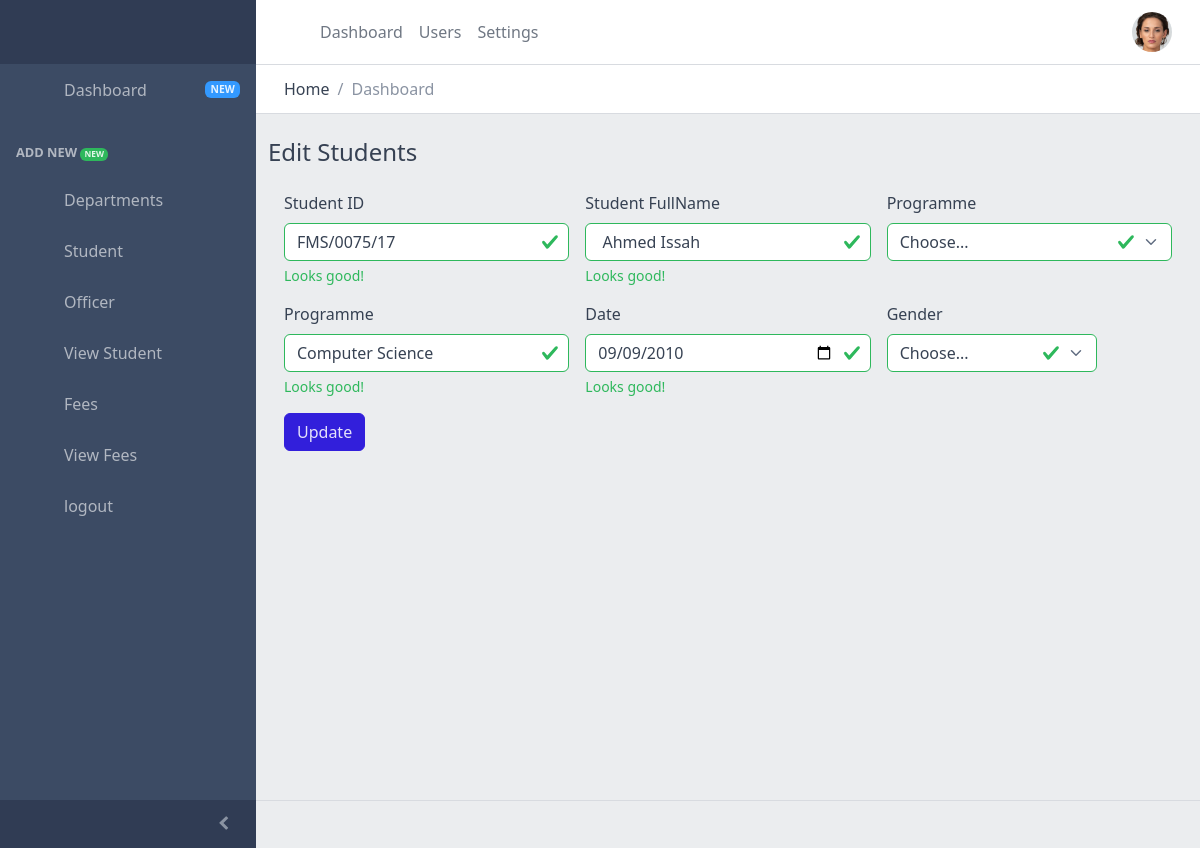
The page /edit-student.php?id=4 (signed in) on the database its author committed.
### tables this page shows
CREATE TABLE `students` (
  `id` int(11) NOT NULL,
  `studentid` varchar(255) NOT NULL,
  `studentfullname` varchar(255) NOT NULL,
  `studentdepartment` varchar(255) NOT NULL,
  `studentprogramme` varchar(255) NOT NULL,
  `date` varchar(255) NOT NULL,
  `gender` varchar(255) NOT NULL,
  `password` varchar(255) NOT NULL,
  `studentclearancestatus` varchar(11) NOT NULL,
  `profilepic` varchar(255) NOT NULL,
  `computerlab` int(11) NOT NULL,
  `accountant` int(11) NOT NULL,
  `librarian` int(11) NOT NULL,
  `sportscoach` int(11) NOT NULL,
  `laboratory` int(11) NOT NULL,
  `deanincharge` int(11) NOT NULL,
  `halltutor` int(11) NOT NULL,
  `status` int(11) NOT NULL
);

### edit-student.php (the view, shortened to what this page needs)
<?php
    require_once("./auxiliaries.php");
    $id = $_GET['id'];
    $sqlSelectforEdit = "SELECT * FROM students WHERE id='$id'";
    $statement = $conn->prepare($sqlSelectforEdit);
    $results = $statement->execute();
    $columns = $statement->fetchAll();
    if($results){
        foreach($columns as $row){
            $studentid = $row['studentid'];
            $studentfullname = $row['studentfullname'];
            $studentdepartment = $row['studentdepartment'];
            $studentprogramme = $row['studentprogramme'];
            $date = $row['date'];
            $gender = $row['gender'];
        }
    } else{
        $_SESSION['message'] = "All Fields are required!!";
        $_SESSION['alert'] = "alert alert-danger";
    }
;?>
<?php require_once("./includes/head-ui.php");?>
  <body>
<?php require_once("./includes/side-bar-ui.php");?>
    <?php require_once("./includes/header-ui.php");?>
     <div class="container">
        <h4>Edit Students</h4>
        <div class="tab-content rounded-bottom">
                      <div class="tab-pane p-3 active preview" role="tabpanel" id="preview-1054">
                        <form action="" method="POST" class="row g-3">
                          <div class="col-md-4">
                            <label class="form-label" for="validationServer01">Student ID</label>
                            <input name="studentid" value="<?= $studentid;?>" class="form-control is-valid" id="validationServer01" type="text" placeholder="Enter Department here" required="">
                            <div class="valid-feedback">Looks good!</div>
                          </div>
                          <div class="col-md-4">
                            <label class="form-label" for="validationServer01">Student FullName</label>
                            <input name="studentfullname" value="<?= $studentfullname;?>"class="form-control is-valid" id="validationServer01" type="text" placeholder="Enter Department here" required="">
                            <div class="valid-feedback">Looks good!</div>
                          </div>
                          <div class="col-md-4">
                            <label class="form-label" for="validationServer04">Programme</label>
                            <select name="studentdepartment" value="<?= $studentdepartment;?>" class="form-select is-valid" id="validationServer04" aria-describedby="validationServer04Feedback" required="">
                            <option selected='' disabled='' value=''>Choose...</option>
                             </select>
                          </div>
                          <div class="col-md-4">
                            <label class="form-label" for="validationServer01">Programme</label>
                            <input name="studentprogramme" value="<?= $studentprogramme;?>" class="form-control is-valid" id="validationServer01" type="text" placeholder="Enter Department here" required="">
                            <div class="valid-feedback">Looks good!</div>
                          </div>
                          <div class="col-md-4">
                            <label class="form-label" for="validationServer01">Date</label>
                            <input name="date" value="<?= $date;?>" class="form-control is-valid" id="validationServer01" type="date" placeholder="Enter Department here" required="">
                            <div class="valid-feedback">Looks good!</div>
                          </div>
                          <div class="col-md-3">
                            <label class="form-label" for="validationServer04">Gender</label>
                            <select name="gender" value="<?= $gender;?>" class="form-select is-valid" id="validationServer04" aria-describedby="validationServer04Feedback" required="">
                              <option selected="" disabled="" value="">Choose...</option>
                            </select>
                          </div>
                          <div class="col-12">
                            <button name="editbtn" class="btn btn-primary" type="submit">Update</button>
                          </div>
                        </form>
                      </div>
                    </div>
                  </div>
                </div>
     <?php require_once("./includes/footer-ui.php");?>
     <?php require_once("./includes/bottom-files.php");?>

### rows shown on the page
students: studentid "FMS/0075/17", studentfullname "Ahmed Issah", studentprogramme "Computer Science", date "09/09/2010"
